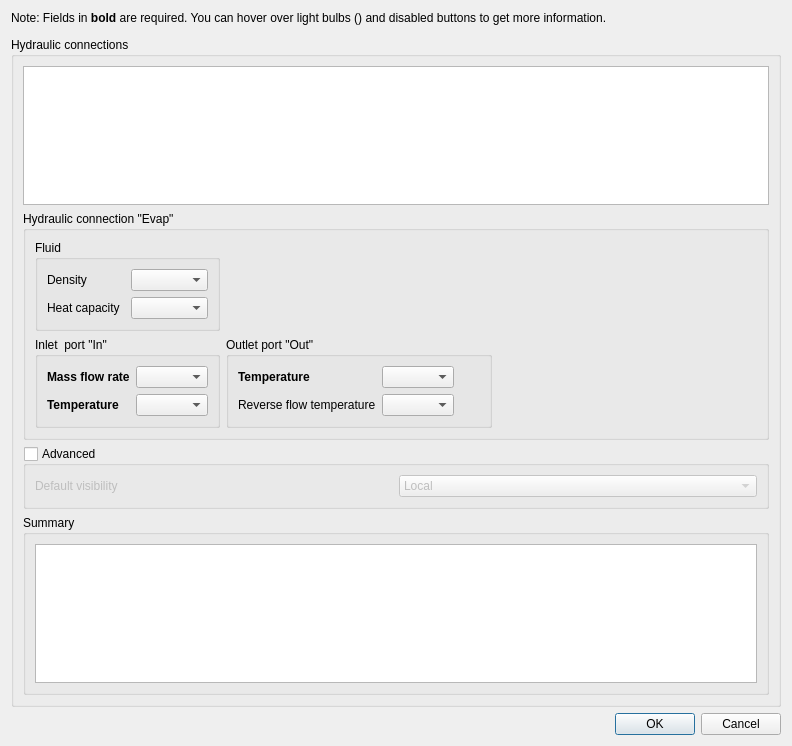
<?xml version="1.0" encoding="UTF-8"?>
<ui version="4.0">
 <class>HydraulicConnections</class>
 <widget class="QDialog" name="HydraulicConnections">
  <property name="geometry">
   <rect>
    <x>0</x>
    <y>0</y>
    <width>792</width>
    <height>746</height>
   </rect>
  </property>
  <property name="windowTitle">
   <string>Convert Proforma to ddck file...</string>
  </property>
  <layout class="QVBoxLayout" name="verticalLayout_2">
   <item>
    <layout class="QHBoxLayout" name="horizontalLayout_5">
     <item>
      <widget class="QLabel" name="label">
       <property name="text">
        <string>&lt;html&gt;&lt;head/&gt;&lt;body&gt;&lt;p&gt;Note: Fields in &lt;span style=&quot; font-weight:700;&quot;&gt;bold&lt;/span&gt; are required. You can hover over light bulbs (&lt;img src=&quot;:/tango-icons/status/tango-icon-theme-0.8.90/scalable/status/dialog-information.svg&quot; height=&quot;20&quot; widht=&quot;20&quot;/&gt;) and disabled buttons to get more information.&lt;/p&gt;&lt;/body&gt;&lt;/html&gt;</string>
       </property>
       <property name="alignment">
        <set>Qt::AlignLeading|Qt::AlignLeft|Qt::AlignTop</set>
       </property>
      </widget>
     </item>
     <item>
      <spacer name="horizontalSpacer_6">
       <property name="orientation">
        <enum>Qt::Horizontal</enum>
       </property>
       <property name="sizeHint" stdset="0">
        <size>
         <width>40</width>
         <height>20</height>
        </size>
       </property>
      </spacer>
     </item>
    </layout>
   </item>
   <item>
    <widget class="QGroupBox" name="groupBox">
     <property name="title">
      <string>Hydraulic connections</string>
     </property>
     <layout class="QVBoxLayout" name="verticalLayout_3">
      <item>
       <layout class="QHBoxLayout" name="horizontalLayout_2">
        <item>
         <widget class="QTableView" name="connectionsTableView"/>
        </item>
       </layout>
      </item>
      <item>
       <widget class="QGroupBox" name="hydraulicConnectionGroupBox">
        <property name="title">
         <string>Hydraulic connection &quot;Evap&quot;</string>
        </property>
        <layout class="QHBoxLayout" name="horizontalLayout">
         <item>
          <layout class="QGridLayout" name="gridLayout_4">
           <item row="0" column="0">
            <widget class="QGroupBox" name="fluidGroupBox">
             <property name="title">
              <string>Fluid</string>
             </property>
             <layout class="QGridLayout" name="gridLayout">
              <item row="0" column="0">
               <widget class="QLabel" name="label_4">
                <property name="text">
                 <string>Density</string>
                </property>
               </widget>
              </item>
              <item row="0" column="1">
               <widget class="QComboBox" name="fluidDensityComboBox"/>
              </item>
              <item row="1" column="0">
               <widget class="QLabel" name="label_5">
                <property name="text">
                 <string>Heat capacity</string>
                </property>
               </widget>
              </item>
              <item row="1" column="1">
               <widget class="QComboBox" name="fluidHeatCapacityComboBox"/>
              </item>
             </layout>
            </widget>
           </item>
           <item row="1" column="0">
            <widget class="QGroupBox" name="inletPortGroupBox">
             <property name="title">
              <string>Inlet  port &quot;In&quot;</string>
             </property>
             <layout class="QGridLayout" name="gridLayout_2">
              <item row="0" column="0">
               <widget class="QLabel" name="label_6">
                <property name="font">
                 <font>
                  <bold>true</bold>
                 </font>
                </property>
                <property name="text">
                 <string>Mass flow rate</string>
                </property>
               </widget>
              </item>
              <item row="0" column="1">
               <widget class="QComboBox" name="massFlowRateComboBox"/>
              </item>
              <item row="1" column="0">
               <widget class="QLabel" name="label_10">
                <property name="font">
                 <font>
                  <bold>true</bold>
                 </font>
                </property>
                <property name="text">
                 <string>Temperature</string>
                </property>
               </widget>
              </item>
              <item row="1" column="1">
               <widget class="QComboBox" name="inputTempComboBox"/>
              </item>
             </layout>
            </widget>
           </item>
           <item row="1" column="1">
            <widget class="QGroupBox" name="outletPortGroupBox">
             <property name="title">
              <string>Outlet port &quot;Out&quot;</string>
             </property>
             <layout class="QGridLayout" name="gridLayout_3">
              <item row="1" column="0">
               <widget class="QLabel" name="label_12">
                <property name="text">
                 <string>Reverse flow temperature</string>
                </property>
               </widget>
              </item>
              <item row="1" column="1">
               <widget class="QComboBox" name="outputRevTempComboBox"/>
              </item>
              <item row="0" column="1">
               <widget class="QComboBox" name="outputTempComboBox"/>
              </item>
              <item row="0" column="0">
               <widget class="QLabel" name="label_11">
                <property name="font">
                 <font>
                  <bold>true</bold>
                 </font>
                </property>
                <property name="text">
                 <string>Temperature</string>
                </property>
               </widget>
              </item>
              <item row="1" column="2">
               <widget class="QWidget" name="bulkLengthInfoIconWidget_2" native="true">
                <property name="sizePolicy">
                 <sizepolicy hsizetype="Preferred" vsizetype="Preferred">
                  <horstretch>0</horstretch>
                  <verstretch>0</verstretch>
                 </sizepolicy>
                </property>
                <property name="minimumSize">
                 <size>
                  <width>20</width>
                  <height>20</height>
                 </size>
                </property>
                <property name="baseSize">
                 <size>
                  <width>0</width>
                  <height>0</height>
                 </size>
                </property>
                <property name="toolTip">
                 <string>&lt;html&gt;&lt;head/&gt;&lt;body&gt;&lt;p&gt;The inlet temperature at the nominal output when the direction of the mass flow is the reverse of the nominal direction. Not all types support reversing the mass flow. If your type doens't support it, you can leave this field empty.&lt;/p&gt;&lt;/body&gt;&lt;/html&gt;</string>
                </property>
                <property name="styleSheet">
                 <string notr="true">image: url(:/tango-icons/status/tango-icon-theme-0.8.90/scalable/status/dialog-information.svg);</string>
                </property>
               </widget>
              </item>
             </layout>
            </widget>
           </item>
          </layout>
         </item>
         <item>
          <spacer name="horizontalSpacer">
           <property name="orientation">
            <enum>Qt::Horizontal</enum>
           </property>
           <property name="sizeHint" stdset="0">
            <size>
             <width>91</width>
             <height>20</height>
            </size>
           </property>
          </spacer>
         </item>
        </layout>
       </widget>
      </item>
      <item>
       <widget class="QGroupBox" name="groupBox_3">
        <property name="title">
         <string>Advanced</string>
        </property>
        <property name="flat">
         <bool>false</bool>
        </property>
        <property name="checkable">
         <bool>true</bool>
        </property>
        <property name="checked">
         <bool>false</bool>
        </property>
        <layout class="QGridLayout" name="gridLayout_5">
         <item row="0" column="0">
          <widget class="QLabel" name="label_2">
           <property name="text">
            <string>Default visibility</string>
           </property>
          </widget>
         </item>
         <item row="0" column="1">
          <widget class="QComboBox" name="comboBox">
           <item>
            <property name="text">
             <string>Local</string>
            </property>
           </item>
           <item>
            <property name="text">
             <string>Global</string>
            </property>
           </item>
          </widget>
         </item>
        </layout>
       </widget>
      </item>
      <item>
       <widget class="QGroupBox" name="groupBox_5">
        <property name="title">
         <string>Summary</string>
        </property>
        <layout class="QVBoxLayout" name="verticalLayout">
         <item>
          <widget class="QPlainTextEdit" name="summaryTextEdit"/>
         </item>
        </layout>
       </widget>
      </item>
     </layout>
    </widget>
   </item>
   <item>
    <spacer name="verticalSpacer">
     <property name="orientation">
      <enum>Qt::Vertical</enum>
     </property>
     <property name="sizeHint" stdset="0">
      <size>
       <width>20</width>
       <height>0</height>
      </size>
     </property>
    </spacer>
   </item>
   <item>
    <layout class="QHBoxLayout" name="horizontalLayout_6">
     <item>
      <spacer name="horizontalSpacer_2">
       <property name="orientation">
        <enum>Qt::Horizontal</enum>
       </property>
       <property name="sizeHint" stdset="0">
        <size>
         <width>40</width>
         <height>20</height>
        </size>
       </property>
      </spacer>
     </item>
     <item>
      <widget class="QDialogButtonBox" name="okCancelButtonBox">
       <property name="standardButtons">
        <set>QDialogButtonBox::Cancel|QDialogButtonBox::Ok</set>
       </property>
      </widget>
     </item>
    </layout>
   </item>
  </layout>
 </widget>
 <resources/>
 <connections/>
</ui>
